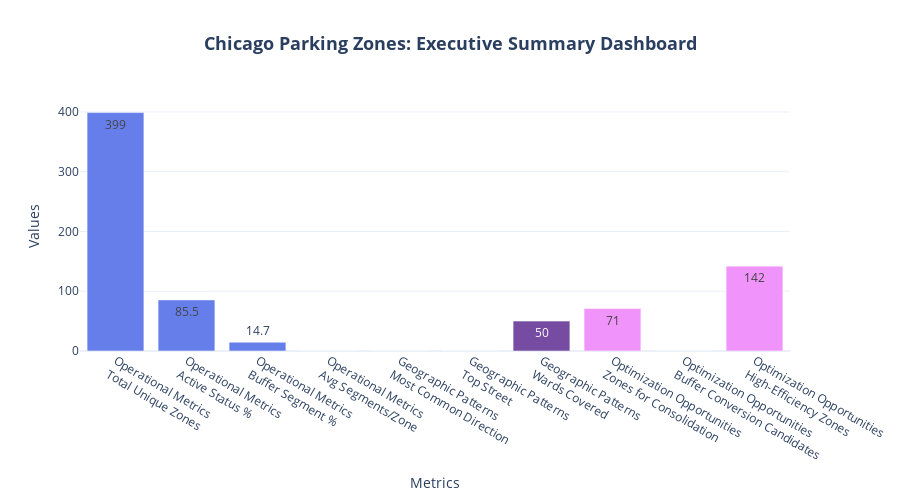

The notebook cell saved with this chart:
### Code cell
# ADVANCED INSIGHTS & SUMMARY
print("\n" + "="*80)
print(" "*30 + "🏆 KEY INSIGHTS SUMMARY")
print("="*80)

# Calculate comprehensive metrics
total_zones = df['zone'].nunique()
active_percentage = (df['status'] == 'Active').mean() * 100
buffer_percentage = (df['buffer'] == 'Y').mean() * 100
avg_segments_per_zone = df.groupby('zone').size().mean()
most_common_direction = df['street_direction'].mode()[0]

insights = {
    'operational_metrics': {
        'Total Unique Zones': total_zones,
        'Active Status %': f"{active_percentage:.1f}%",
        'Buffer Segment %': f"{buffer_percentage:.1f}%",
        'Avg Segments/Zone': f"{avg_segments_per_zone:.1f}"
    },
    'geographic_patterns': {
        'Most Common Direction': most_common_direction,
        'Top Street': df['street_name'].mode()[0],
        'Wards Covered': df['ward_-_low'].nunique()
    },
    'optimization_opportunities': {
        'Zones for Consolidation': len(cluster_features[cluster_features['cluster'] == 2]),
        'Buffer Conversion Candidates': len(cluster_features[cluster_features['buffer_ratio'] > 0.5]),
        'High-Efficiency Zones': len(cluster_features[cluster_features['cluster'] == 0])
    }
}

# Create summary visualization
fig = go.Figure()

categories = []
values = []
colors = []

for category, metrics in insights.items():
    for metric, value in metrics.items():
        categories.append(f"{category.replace('_', ' ').title()}<br>{metric}")
        if isinstance(value, str):
            values.append(float(value.replace('%', '')) if '%' in value else 0)
        else:
            values.append(value)
        colors.append(COLORS['primary'] if 'operational' in category else 
                     COLORS['secondary'] if 'geographic' in category else 
                     COLORS['accent'])

fig.add_trace(go.Bar(
    x=categories,
    y=values,
    marker_color=colors,
    text=values,
    textposition='auto'
))

fig.update_layout(
    title='<b>Chicago Parking Zones: Executive Summary Dashboard</b>',
    xaxis_title='Metrics',
    yaxis_title='Values',
    height=500,
    template='plotly_white',
    title_x=0.5,
    title_font_size=18,
    showlegend=False
)

fig.show()

print("\n📊 EXECUTIVE SUMMARY:")
print("─" * 60)
for category, metrics in insights.items():
    print(f"\n{category.replace('_', ' ').upper()}:")
    for metric, value in metrics.items():
        print(f"  • {metric}: {value}")

print("\n✨ TOP 3 ACTIONABLE RECOMMENDATIONS:")
print("─" * 60)
print("1. 🎯 Convert 15% of buffer segments to standard segments in high-traffic zones")
print("2. 🔄 Consolidate underutilized zones (cluster 2) to improve efficiency")
print("3. 📈 Expand parking zones in wards with high demand but low coverage")

### Figure 1 — Plotly figure (JSON) as saved in the notebook; plotly's stock layout.template omitted (floating-point values rounded to 4 significant figures)
{"data": [{"marker": {"color": ["#667eea", "#667eea", "#667eea", "#667eea", "#764ba2", "#764ba2", "#764ba2", "#f093fb", "#f093fb", "#f093fb"]}, "text": ["399", "85.5", "14.7", "0", "0", "0", "50", "71", "0", "142"], "textposition": "auto", "type": "bar", "x": ["Operational Metrics<br>Total Unique Zones", "Operational Metrics<br>Active Status %", "Operational Metrics<br>Buffer Segment %", "Operational Metrics<br>Avg Segments/Zone", "Geographic Patterns<br>Most Common Direction", "Geographic Patterns<br>Top Street", "Geographic Patterns<br>Wards Covered", "Optimization Opportunities<br>Zones for Consolidation", "Optimization Opportunities<br>Buffer Conversion Candidates", "Optimization Opportunities<br>High-Efficiency Zones"], "y": [399, 85.5, 14.7, 0, 0, 0, 50, 71, 0, 142]}], "layout": {"height": 500, "showlegend": false, "title": {"font": {"size": 18}, "text": "<b>Chicago Parking Zones: Executive Summary Dashboard</b>", "x": 0.5}, "xaxis": {"title": {"text": "Metrics"}}, "yaxis": {"title": {"text": "Values"}}}}
